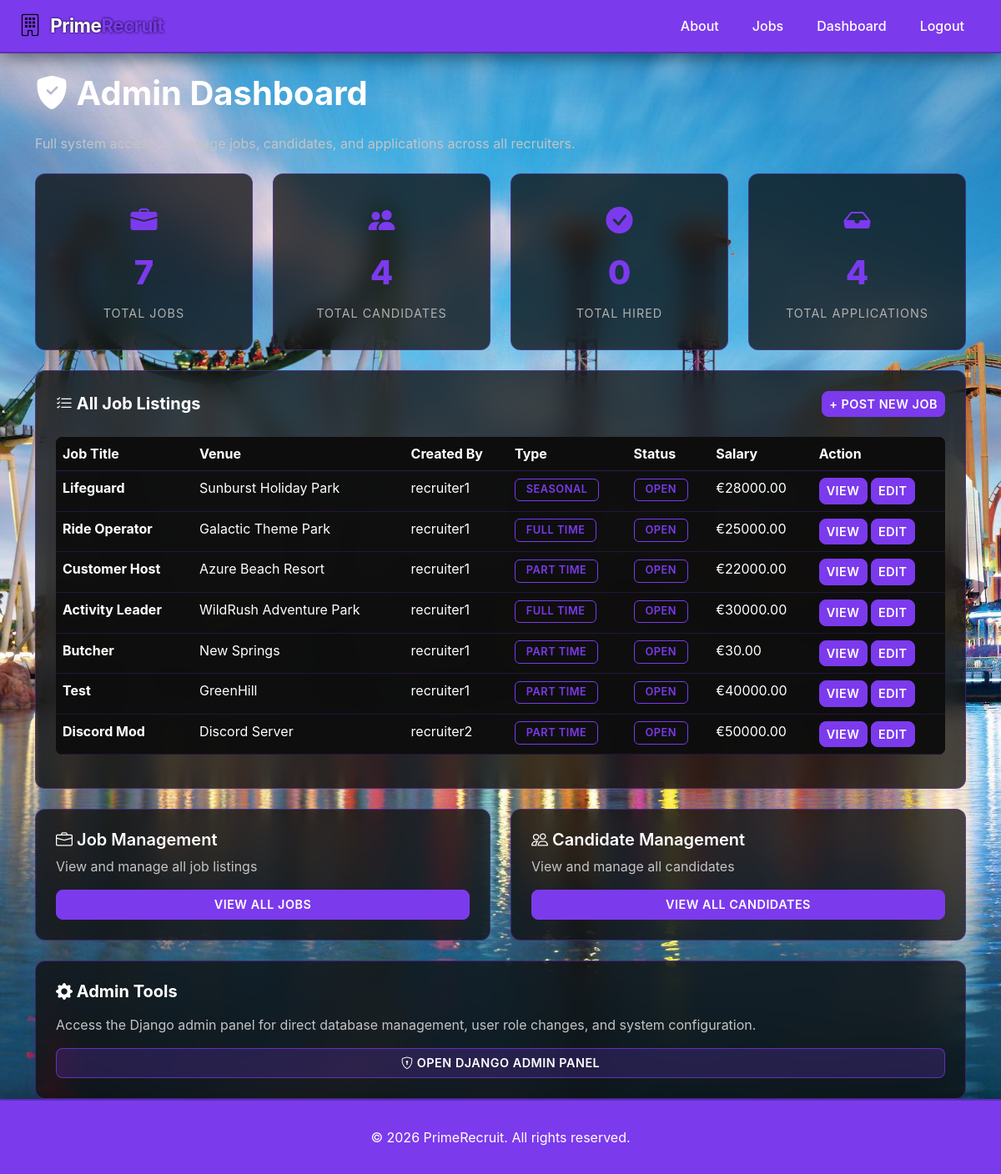
Screenshot of /dashboard/manager/ (signed in) with the database file from the repository.
### recruitment/models.py (models this page shows, shortened)
class JobListing(models.Model):
    VENUE_CHOICES = [
        ('holiday_park', 'Holiday Park'),
        ('theme_park', 'Theme Park'),
        ('resort', 'Resort'),
        ('adventure_park', 'Adventure Park'),
    ]
    TYPE_CHOICES = [
        ('full_time', 'Full Time'),
        ('part_time', 'Part Time'),
        ('seasonal', 'Seasonal'),
    ]
    STATUS_CHOICES = [
        ('open', 'Open'),
        ('closed', 'Closed'),
    ]
    title = models.CharField(max_length=200)
    venue_name = models.CharField(max_length=200)
    venue_type = models.CharField(max_length=50, choices=VENUE_CHOICES)
    description = models.TextField()
    employment_type = models.CharField(max_length=20, choices=TYPE_CHOICES)
    salary = models.DecimalField(max_digits=8, decimal_places=2)
    status = models.CharField(
        max_length=10, choices=STATUS_CHOICES, default='open')
    venue_image = models.ImageField(upload_to='venues/', null=True, blank=True)
    created_by = models.ForeignKey(User, on_delete=models.CASCADE)
    created_at = models.DateTimeField(auto_now_add=True)

### recruitment/views.py (the view)
# urls.py: path('dashboard/manager/', views.dashboard_manager,
@login_required
def dashboard_manager(request):
    profile = get_profile(request.user)
    if not request.user.is_superuser and (not profile or profile.role != 'manager'):
        return render(request, 'recruitment/denied.html', status=403)
    is_admin = request.user.is_superuser
    total_jobs = JobListing.objects.count()
    total_candidates = Candidate.objects.count()
    total_hired = Application.objects.filter(status='hired').count()
    all_jobs = JobListing.objects.all() if is_admin else None
    total_applications = Application.objects.count() if is_admin else 0
    context = {
        'is_admin': is_admin,
        'total_jobs': total_jobs,
        'total_candidates': total_candidates,
        'total_hired': total_hired,
        'all_jobs': all_jobs,
        'total_applications': total_applications,
    }
    return render(request, 'recruitment/dashboard_manager.html', context)

### recruitment/views.py (called while the page is built)
def get_profile(user):
    try:
        return UserProfile.objects.get(user=user)
    except UserProfile.DoesNotExist:
        return None

### recruitment/templates/recruitment/dashboard_manager.html
{% extends 'recruitment/base.html' %}
{% block content %}
<div class="container mt-4">
    {% if is_admin %}
        <h1 class="mb-4"><i class="bi bi-shield-fill-check"></i> Admin Dashboard</h1>
        <p class="text-muted mb-4">Full system access — manage jobs, candidates, and applications across all recruiters.</p>
    {% else %}
        <h1 class="mb-4">Manager Dashboard</h1>
    {% endif %}
    <div class="row g-4 mb-4">
        <div class="col-md-{% if is_admin %}3{% else %}4{% endif %}">
            <div class="stat-card">
                <i class="bi bi-briefcase-fill" style="font-size: 2rem; color: #7c3aed; margin-bottom: 10px;"></i>
                <div class="stat-number">{{ total_jobs }}</div>
                <div class="stat-label">Total Jobs</div>
            </div>
        </div>
        <div class="col-md-{% if is_admin %}3{% else %}4{% endif %}">
            <div class="stat-card">
                <i class="bi bi-people-fill" style="font-size: 2rem; color: #7c3aed; margin-bottom: 10px;"></i>
                <div class="stat-number">{{ total_candidates }}</div>
                <div class="stat-label">Total Candidates</div>
            </div>
        </div>
        <div class="col-md-{% if is_admin %}3{% else %}4{% endif %}">
            <div class="stat-card">
                <i class="bi bi-check-circle-fill" style="font-size: 2rem; color: #7c3aed; margin-bottom: 10px;"></i>
                <div class="stat-number">{{ total_hired }}</div>
                <div class="stat-label">Total Hired</div>
            </div>
        </div>
        {% if is_admin %}
        <div class="col-md-3">
            <div class="stat-card">
                <i class="bi bi-inbox-fill" style="font-size: 2rem; color: #7c3aed; margin-bottom: 10px;"></i>
                <div class="stat-number">{{ total_applications }}</div>
                <div class="stat-label">Total Applications</div>
            </div>
        </div>
        {% endif %}
    </div>
    {% if is_admin %}
        <div class="card p-4 mb-4">
            <div class="d-flex justify-content-between align-items-center mb-4">
                <h5 class="mb-0"><i class="bi bi-list-check"></i> All Job Listings</h5>
                <a href="{% url 'job_create' %}" class="btn btn-primary btn-sm" style="color: white; background: #7c3aed; border: 1px solid #7c3aed;">+ Post New Job</a>
            </div>
            {% if all_jobs %}
                <div class="table-responsive">
                    <table class="table">
                        <thead>
                            <tr>
                                <th>Job Title</th>
                                <th>Venue</th>
                                <th>Created By</th>
                                <th>Type</th>
                                <th>Status</th>
                                <th>Salary</th>
                                <th>Action</th>
                            </tr>
                        </thead>
                        <tbody>
                            {% for job in all_jobs %}
                                <tr>
                                    <td><strong>{{ job.title }}</strong></td>
                                    <td>{{ job.venue_name }}</td>
                                    <td>{{ job.created_by.username }}</td>
                                    <td><span class="badge">{{ job.get_employment_type_display }}</span></td>
                                    <td><span class="badge badge-{{ job.status }}">{{ job.get_status_display }}</span></td>
                                    <td>€{{ job.salary }}</td>
                                    <td>
                                        <a href="{% url 'job_detail' job.pk %}" class="btn btn-sm btn-outline-light">View</a>
                                        <a href="{% url 'job_edit' job.pk %}" class="btn btn-sm btn-outline-light">Edit</a>
                                    </td>
                                </tr>
                            {% endfor %}
                        </tbody>
                    </table>
                </div>
            {% else %}
                <div class="alert alert-info mb-0">No jobs in the system yet. <a href="{% url 'job_create' %}">Create one now</a></div>
            {% endif %}
        </div>
    {% endif %}
    <div class="row g-4">
        <div class="col-md-6">
            <div class="card p-4">
                <h5 class="card-title mb-2"><i class="bi bi-briefcase"></i> Job Management</h5>
                <p class="text-muted">View {% if is_admin %}and manage{% endif %} all job listings</p>
                <a href="{% url 'jobs_list' %}" class="btn btn-primary">View All Jobs</a>
            </div>
        </div>
        <div class="col-md-6">
            <div class="card p-4">
                <h5 class="card-title mb-2"><i class="bi bi-people"></i> Candidate Management</h5>
                <p class="text-muted">View {% if is_admin %}and manage{% endif %} all candidates</p>
                <a href="{% url 'candidates_list' %}" class="btn btn-primary">View All Candidates</a>
            </div>
        </div>
    </div>
    {% if is_admin %}
        <div class="card p-4 mt-4">
            <h5 class="mb-3"><i class="bi bi-gear-fill"></i> Admin Tools</h5>
            <p class="text-muted mb-3">Access the Django admin panel for direct database management, user role changes, and system configuration.</p>
            <a href="/admin/" class="btn btn-outline-light">
                <i class="bi bi-shield-lock"></i> Open Django Admin Panel
            </a>
        </div>
    {% endif %}
</div>
{% endblock %}

### static/css/style.css (style rules this page uses)
* { margin: 0; padding: 0; box-sizing: border-box; }
body { background-image: url('../images/Wallpaper.jpg') !important; background-attachment: fixed !important; background-size: cover !important; background-position: center !important; background-repeat: no-repeat !important; color: #ffffff; font-family: -apple-system, BlinkMacSystemFont, 'Segoe UI', 'Roboto', 'Oxygen', 'Ubuntu', 'Cantarell', sans-serif; display: flex; flex-direction: column; min-height: 100vh; }
main, .container-fluid, .container { background: transparent !important; }
.card { background: rgba(13, 13, 13, 0.75) !important; border: 1px solid rgba(124, 58, 237, 0.4); border-radius: 12px; transition: all 0.3s ease; backdrop-filter: blur(15px); }
.card-title { color: #ffffff; font-weight: 600; }
.text-muted { color: #c4c4c4 !important; }
.card p, .card li, .card span:not(.badge):not(.badge-skill), .card label, .card small, .card strong, .card div:not(.badge):not(.feature-icon):not(.stat-number):not(.stat-label) { color: #e8e8e8; }
.card .text-muted, .job-card .text-muted, .stat-card .text-muted, .feature-card .text-muted, .image-card .text-muted { color: #c4c4c4 !important; }
.btn { border-radius: 8px; font-weight: 600; transition: all 0.3s ease; text-transform: uppercase; letter-spacing: 0.5px; font-size: 0.9rem; }
.btn-primary { background: #7c3aed !important; border: 1px solid #7c3aed !important; color: #ffffff !important; }
.btn-outline-light { color: #ffffff !important; border: 1px solid rgba(124, 58, 237, 0.7) !important; transition: all 0.3s ease; background: rgba(124, 58, 237, 0.2) !important; }
.table .btn, .table .btn-sm { background: #7c3aed !important; border: 1px solid #7c3aed !important; color: #ffffff !important; opacity: 1 !important; }
.badge { background: transparent !important; border: 1px solid #7c3aed; color: #7c3aed; padding: 0.4rem 0.8rem; border-radius: 6px; font-size: 0.8rem; font-weight: 600; text-transform: uppercase; letter-spacing: 0.5px; }
h1, h2, h3, h4, h5, h6 { color: #ffffff; font-weight: 700; }
.stat-card { background: rgba(13, 13, 13, 0.75) !important; border: 1px solid rgba(124, 58, 237, 0.4); padding: 2rem 1.5rem; border-radius: 12px; text-align: center; transition: all 0.3s ease; position: relative; overflow: hidden; backdrop-filter: blur(15px); }
.stat-number { font-size: 2.5rem; font-weight: 800; color: #7c3aed; margin: 0.5rem 0; }
.stat-label { color: #b0b0b0; font-size: 0.9rem; text-transform: uppercase; letter-spacing: 1px; margin-top: 0.5rem; }
.table { color: #ffffff; border-color: rgba(124, 58, 237, 0.3); background: rgba(13, 13, 13, 0.75) !important; border-radius: 8px; overflow: hidden; }
.table thead { background: rgba(13, 13, 13, 0.88) !important; border-color: rgba(124, 58, 237, 0.3); }
.table tbody tr { border-color: rgba(124, 58, 237, 0.2); transition: all 0.3s ease; background: rgba(13, 13, 13, 0.65) !important; }
.table th, .table td, .table tbody tr td, .table tbody tr th, .table tbody tr td strong, .table tbody tr td a, .card .table td, .card .table th, .card .table td strong, .card .table td a { color: #ffffff !important; }
.table thead th { color: #ffffff !important; font-weight: 700; background: rgba(13, 13, 13, 0.95) !important; }
.table tbody tr td { background: rgba(13, 13, 13, 0.7) !important; }
a { color: #7c3aed; text-decoration: none; transition: all 0.3s ease; }

### rows the page displays
JobListing: title "Lifeguard", venue_name "Sunburst Holiday Park", created_by.username "recruiter1", employment_type "SEASONAL", status "OPEN", salary "28000.00"
JobListing: title "Ride Operator", venue_name "Galactic Theme Park", created_by.username "recruiter1", employment_type "FULL TIME", status "OPEN", salary "25000.00"
JobListing: title "Customer Host", venue_name "Azure Beach Resort", created_by.username "recruiter1", employment_type "PART TIME", status "OPEN", salary "22000.00"
JobListing: title "Activity Leader", venue_name "WildRush Adventure Park", created_by.username "recruiter1", employment_type "FULL TIME", status "OPEN", salary "30000.00"
JobListing: title "Butcher", venue_name "New Springs", created_by.username "recruiter1", employment_type "PART TIME", status "OPEN", salary "30.00"
JobListing: title "Test", venue_name "GreenHill", created_by.username "recruiter1", employment_type "PART TIME", status "OPEN", salary "40000.00"
JobListing: title "Discord Mod", venue_name "Discord Server", created_by.username "recruiter2", employment_type "PART TIME", status "OPEN", salary "50000.00"

### other values shown
{{ total_jobs }} "7"
{{ total_candidates }} "4"
{{ total_hired }} "0"
{{ total_applications }} "4"
